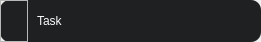
<?xml version="1.0" encoding="UTF-8"?>
<ui version="4.0">
 <class>TasksMenuItem</class>
 <widget class="QWidget" name="TasksMenuItem">
  <property name="geometry">
   <rect>
    <x>0</x>
    <y>0</y>
    <width>261</width>
    <height>42</height>
   </rect>
  </property>
  <property name="minimumSize">
   <size>
    <width>0</width>
    <height>42</height>
   </size>
  </property>
  <property name="maximumSize">
   <size>
    <width>16777215</width>
    <height>42</height>
   </size>
  </property>
  <property name="windowTitle">
   <string>Form</string>
  </property>
  <layout class="QVBoxLayout" name="verticalLayout">
   <property name="leftMargin">
    <number>0</number>
   </property>
   <property name="topMargin">
    <number>0</number>
   </property>
   <property name="rightMargin">
    <number>0</number>
   </property>
   <property name="bottomMargin">
    <number>0</number>
   </property>
   <item>
    <widget class="QWidget" name="widget" native="true">
     <property name="styleSheet">
      <string notr="true">#frame
{
	background-color: rgb(30, 32, 33);
	border-radius: 10px;
}</string>
     </property>
     <layout class="QVBoxLayout" name="verticalLayout_2">
      <property name="leftMargin">
       <number>0</number>
      </property>
      <property name="topMargin">
       <number>0</number>
      </property>
      <property name="rightMargin">
       <number>0</number>
      </property>
      <property name="bottomMargin">
       <number>0</number>
      </property>
      <item>
       <widget class="QFrame" name="frame">
        <property name="frameShape">
         <enum>QFrame::StyledPanel</enum>
        </property>
        <property name="frameShadow">
         <enum>QFrame::Raised</enum>
        </property>
        <layout class="QHBoxLayout" name="horizontalLayout">
         <property name="spacing">
          <number>0</number>
         </property>
         <property name="leftMargin">
          <number>0</number>
         </property>
         <property name="topMargin">
          <number>0</number>
         </property>
         <property name="rightMargin">
          <number>0</number>
         </property>
         <property name="bottomMargin">
          <number>0</number>
         </property>
         <item>
          <widget class="QFrame" name="Frame_Status">
           <property name="minimumSize">
            <size>
             <width>28</width>
             <height>0</height>
            </size>
           </property>
           <property name="maximumSize">
            <size>
             <width>28</width>
             <height>16777215</height>
            </size>
           </property>
           <property name="styleSheet">
            <string notr="true">background-image: url(:/icons_svg/Images/icons_svg/icon_task_idle.svg);
background-position: center;
background-repeat: no-repeat;</string>
           </property>
           <property name="frameShape">
            <enum>QFrame::StyledPanel</enum>
           </property>
           <property name="frameShadow">
            <enum>QFrame::Raised</enum>
           </property>
          </widget>
         </item>
         <item>
          <widget class="QWidget" name="widget_2" native="true">
           <property name="styleSheet">
            <string notr="true">color: rgb(250, 250, 250);</string>
           </property>
           <layout class="QHBoxLayout" name="horizontalLayout_2">
            <item>
             <widget class="QLabel" name="label">
              <property name="text">
               <string>Task</string>
              </property>
             </widget>
            </item>
           </layout>
          </widget>
         </item>
         <item>
          <spacer name="horizontalSpacer">
           <property name="orientation">
            <enum>Qt::Horizontal</enum>
           </property>
           <property name="sizeHint" stdset="0">
            <size>
             <width>156</width>
             <height>20</height>
            </size>
           </property>
          </spacer>
         </item>
         <item>
          <widget class="QWidget" name="widget_3" native="true">
           <property name="minimumSize">
            <size>
             <width>34</width>
             <height>0</height>
            </size>
           </property>
           <property name="maximumSize">
            <size>
             <width>34</width>
             <height>16777215</height>
            </size>
           </property>
           <property name="styleSheet">
            <string notr="true">QPushButton {	
	background-position: center;
    background-repeat: no-repeat;
	border: none;
	outline: none;
	border-radius: 5px;
	text-align: left;
}
QPushButton:hover { background-color: rgb(21, 22, 23); }
QPushButton:pressed { background-color: rgb(118, 179, 157); }</string>
           </property>
           <layout class="QHBoxLayout" name="horizontalLayout_3">
            <property name="leftMargin">
             <number>5</number>
            </property>
            <property name="topMargin">
             <number>5</number>
            </property>
            <property name="rightMargin">
             <number>5</number>
            </property>
            <property name="bottomMargin">
             <number>5</number>
            </property>
            <item>
             <widget class="QPushButton" name="pushButton">
              <property name="minimumSize">
               <size>
                <width>20</width>
                <height>20</height>
               </size>
              </property>
              <property name="maximumSize">
               <size>
                <width>20</width>
                <height>20</height>
               </size>
              </property>
              <property name="styleSheet">
               <string notr="true">background-image: url(:/icons_svg/Images/icons_svg/icon_task_close.svg);</string>
              </property>
              <property name="text">
               <string/>
              </property>
             </widget>
            </item>
           </layout>
          </widget>
         </item>
        </layout>
       </widget>
      </item>
     </layout>
    </widget>
   </item>
  </layout>
 </widget>
 <resources/>
 <connections/>
</ui>
